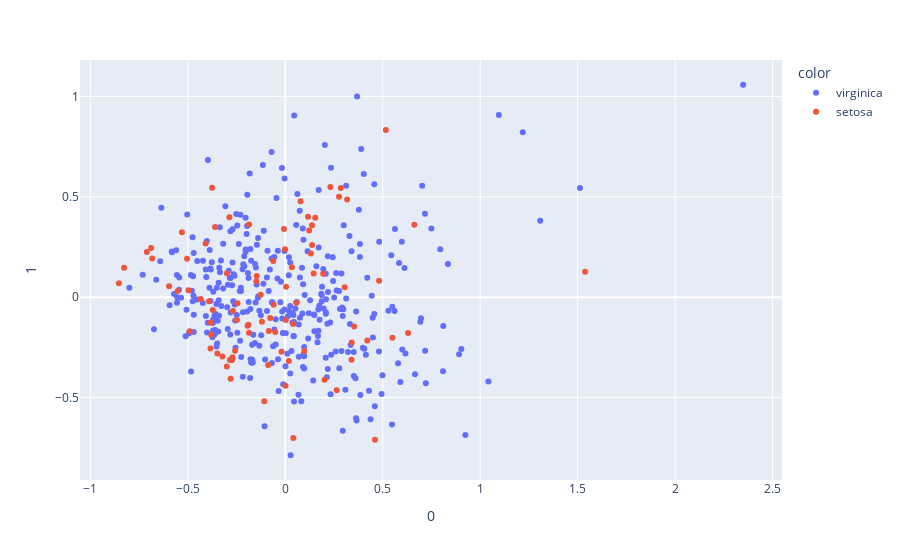

The notebook cell this image was saved under:
### Code cell
pca = PCA(n_components=2)
components = pca.fit_transform(X)
fig = px.scatter(components,x=0,y=1,color=df["points"])
fig.show()

### Figure 1 — Plotly figure (JSON) as saved in the notebook; plotly's stock layout.template omitted (floating-point values rounded to 4 significant figures; data arrays with more than 128 entries replaced by an {"elided": "..."} marker saying what was removed)
{"data": [{"hovertemplate": "color=virginica<br>0=%{x}<br>1=%{y}<extra></extra>", "legendgroup": "virginica", "marker": {"color": "#636efa", "symbol": "circle"}, "mode": "markers", "name": "virginica", "orientation": "v", "showlegend": true, "type": "scatter", "x": {"elided": "346 float values"}, "xaxis": "x", "y": {"elided": "346 float values"}, "yaxis": "y"}, {"hovertemplate": "color=setosa<br>0=%{x}<br>1=%{y}<extra></extra>", "legendgroup": "setosa", "marker": {"color": "#EF553B", "symbol": "circle"}, "mode": "markers", "name": "setosa", "orientation": "v", "showlegend": true, "type": "scatter", "x": [-0.2713, -0.2732, -0.1076, 0.662, 0.516, 0.05618, -0.1888, -0.4903, 0.04109, 0.1946, -0.01943, -0.007059, -0.28, -0.1484, 1.538, 0.2757, 0.1377, -0.4965, -0.3, 0.4602, 0.5497, -0.05161, -0.001338, -0.5521, 0.34, -0.8539, 0.01837, -0.2992, -0.07751, -0.5962, 0.1454, 0.2846, -0.3602, -0.1198, -0.2686, 0.1227, 0.07835, 0.3536, -0.4091, -0.3911, -0.1462, 0.3049, 0.03382, 0.3409, -0.8273, -0.3839, -0.1936, 0.2016, -0.3797, -0.3228, -0.6882, 0.09765, 0.2313, -0.504, -0.06212, -0.4341, -0.6825, -0.2454, -0.3717, -0.3486, -0.2869, 0.003957, -0.0594, -0.2577, 0.4811, -0.2842, -0.186, 0.04088, -0.08439, 0.001516, -0.7102, 0.3171, -0.1257, -0.3827, -0.2479, -0.1859, 0.1168, 0.1316, 0.1537, 0.1373, -0.08784, -0.3752, 0.2641, 0.002955, 0.4208, 0.6299, -0.5302], "xaxis": "x", "y": [-0.3002, -0.3128, -0.5187, 0.3602, 0.8329, -0.02837, -0.1377, -0.1695, -0.7025, 0.1168, -0.2726, 0.34, -0.4061, 0.07918, 0.127, 0.5002, 0.2601, 0.03388, -0.3455, -0.711, -0.202, -0.1735, 0.2382, 0.03025, -0.3126, 0.06958, -0.3182, 0.1188, -0.1036, 0.05388, 0.1176, 0.5438, 0.35, -0.1226, -0.06863, 0.3324, 0.4781, -0.1461, 0.2677, -0.02044, 0.1055, 0.04888, 0.1491, -0.2257, 0.1466, -0.2559, -0.1429, -0.4122, -0.1873, -0.2962, 0.2453, -0.2684, 0.5482, 0.1917, 0.1803, -0.009396, 0.1926, -0.03027, -0.06433, -0.2807, 0.3982, 0.05228, -0.03817, -0.267, 0.08197, -0.3139, -0.1776, -0.1341, -0.1688, -0.4414, 0.2249, 0.4865, 0.01145, -0.1269, -0.1143, 0.362, 0.4003, 0.2176, 0.3951, 0.3585, -0.3386, 0.5445, -0.4643, -0.1144, -0.2162, -0.1789, 0.3235], "yaxis": "y"}], "layout": {"legend": {"title": {"text": "color"}, "tracegroupgap": 0}, "margin": {"t": 60}, "xaxis": {"anchor": "y", "domain": [0, 1], "title": {"text": "0"}}, "yaxis": {"anchor": "x", "domain": [0, 1], "title": {"text": "1"}}}}
